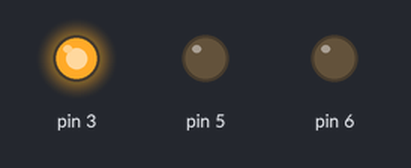
The sketch below on a simulated Arduino Uno, built with avr-gcc and run on an emulated ATmega328P. Shown: output pins drawn as LEDs (lit = HIGH).

Above: at 0.05 s.
At 1.45 s:
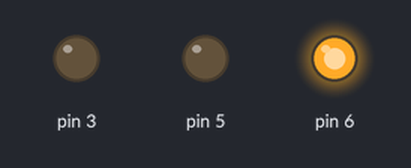
At 2.85 s:
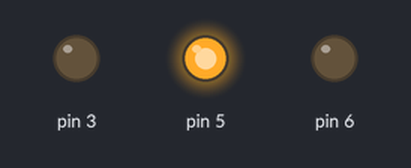
Timing chart, 0 to 3.1 s (numbered marks = the images above):
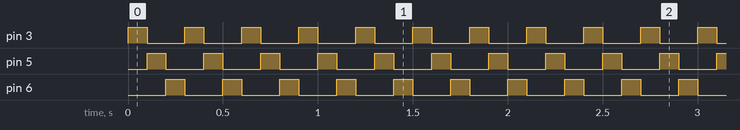

The sketch:

lab4.ino
```cpp
void setup() {
  // put your setup code here, to run once:
  pinMode(3,OUTPUT);
  pinMode(5,OUTPUT);
  pinMode(6,OUTPUT);

}

void loop() {
  // put your main code here, to run repeatedly:
  digitalWrite(3, HIGH);
  delay(100);
  digitalWrite(3,0);
  digitalWrite(5, HIGH);
  delay(100);
  digitalWrite(5, 0);
  digitalWrite(6,HIGH);
  delay(100);
  digitalWrite(6,0);

}
```

Measured:
- by itself, pin 3, pin 5, pin 6: alternates HIGH for 0.10 s and LOW for 0.20 s
